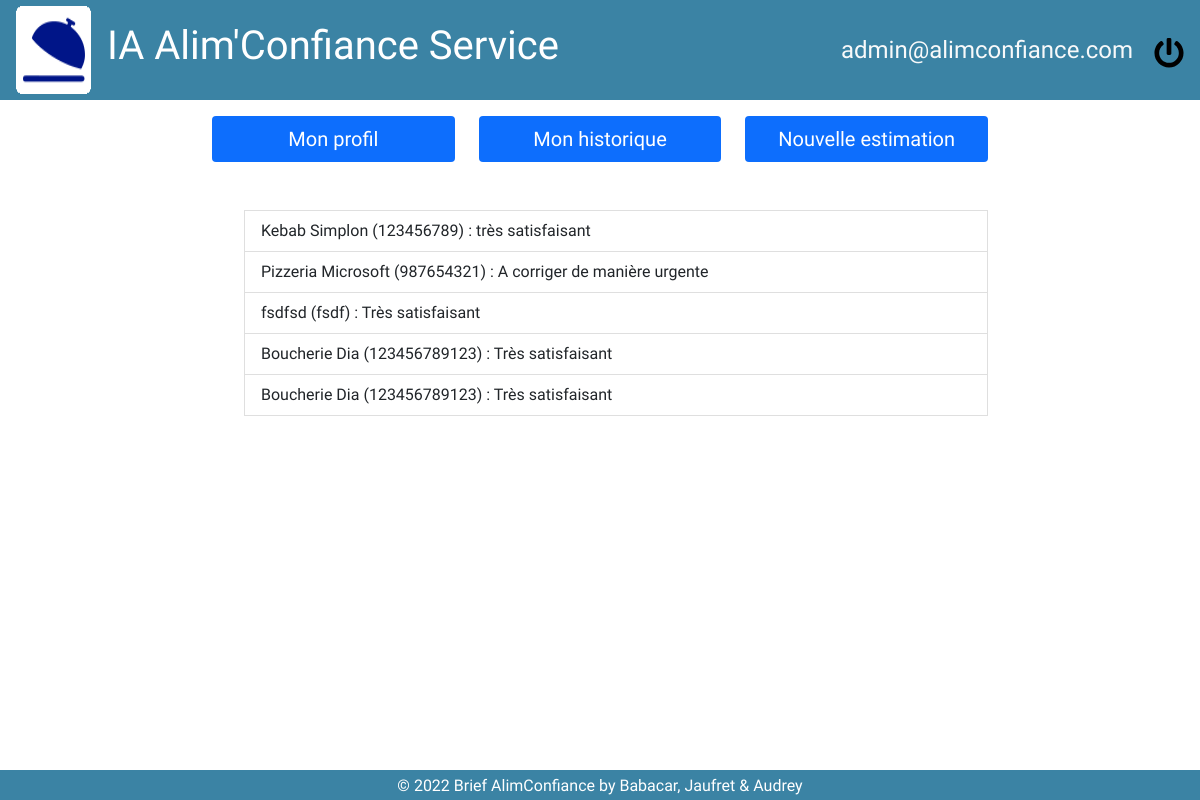
The app's page /historique (signed in) with its own data.
### app/models.py (models this page shows)
class User(db.Model, UserMixin):
    id = db.Column(db.Integer, primary_key=True)
    email = db.Column(db.String(150), unique=True)
    password = db.Column(db.String(150))
    first_name = db.Column(db.String(150))
    estimation = db.relationship('Estimation')

class Estimation(db.Model):
    id = db.Column(db.Integer, primary_key=True)
    result = db.Column(db.String(10000))
    date = db.Column(db.DateTime(timezone=True), default=func.now())
    user_id = db.Column(db.Integer, db.ForeignKey('user.id'))

### app/views.py (the view)
@views.route('/historique')
@login_required
def historique():
    return render_template("views/user_historique.html", user=current_user)

### app/__init__.py (called while the page is built)
def create_app():
    app = Flask(__name__)
    app.config['ENV'] = 'development'
    app.config['DEBUG'] = True
    app.config['SECRET_KEY'] = 'test'
    app.config['SQLALCHEMY_DATABASE_URI'] = f'sqlite:///{DB_NAME}'
    app.config['SQLALCHEMY_TRACK_MODIFICATIONS'] = True
    db.init_app(app)
    from .views import views
    from .auth import auth
    app.register_blueprint(views, url_prefix='/')
    app.register_blueprint(auth, url_prefix='/')
    from .models import User, Estimation
    create_database(app)
    login_manager = LoginManager()
    login_manager.login_view = 'auth.login'
    login_manager.init_app(app)
    @login_manager.user_loader
    def load_user(id):
        return User.query.get(int(id))
    return app

### app/templates/views/user_historique.html
{% extends "layout.html" %}
{% block main %}
    {% include "navigation.html" %}
    <ul>
    {% for estimation in user.estimation %}
    <li class="list-group-item">
      {{ estimation.result }}
    </li>
    {% endfor %}
    </ul>
{% endblock %}

### app/templates/layout.html (shortened to what this page needs)
<!doctype html>
<html lang="fr">
    <head>
        <link rel="stylesheet" href="https://cdn.jsdelivr.net/npm/bootstrap@5.1.3/dist/css/bootstrap.min.css">
		<link rel="stylesheet" href="{{ url_for('static', filename='css/main.css') }}">
    </head>
    <body>
        <header class="d-flex align-items-center justify-content-between px-3 py-1">
            <div id="logo" class="d-flex flex-row">
                <img src="{{ url_for('static', filename='img/logo-alimconfiance.png') }}" alt="logo">
                <h1 class="px-3 py-3">IA Alim'Confiance Service</h1>
            </div>
            <div>
                <a href="/profil" class="text-decoration-none text-light text-right fs-4 px-3">{{current_user.email}}</a>
                <a href="/logout" class=""><img src="{{ url_for('static', filename='img/power-off-solid.svg') }}" alt="disconnect" height="30px"></a>
            </div>
        </header>
        <main class="container">
            {% block main %}{% endblock %}
        </main>
        <footer class="pt-1 fixed-bottom text-center">
            © 2022 Brief AlimConfiance by Babacar, Jaufret & Audrey
        </footer>
    </body>
</html>

### app/static/css/main.css (style rules this page uses)
body { font-family: 'Dosis', sans-serif; width: 100vw; }
header { height: 100px; width: 100%; background-color: #3b83a4; color: white; font-size: 20px; }
.container { max-width: 800px; min-height: calc(100vh - 130px); }
footer { width: 100%; height: 30px; background-color: #3b83a4; color: white; }

### records on screen
User: email "admin@alimconfiance.com"
Estimation: result "Kebab Simplon (123456789) : très satisfaisant"
Estimation: result "Pizzeria Microsoft (987654321) : A corriger de manière urgente"
Estimation: result "fsdfsd (fsdf) : Très satisfaisant"
Estimation: result "Boucherie Dia (123456789123) : Très satisfaisant"
Estimation: result "Boucherie Dia (123456789123) : Très satisfaisant"
